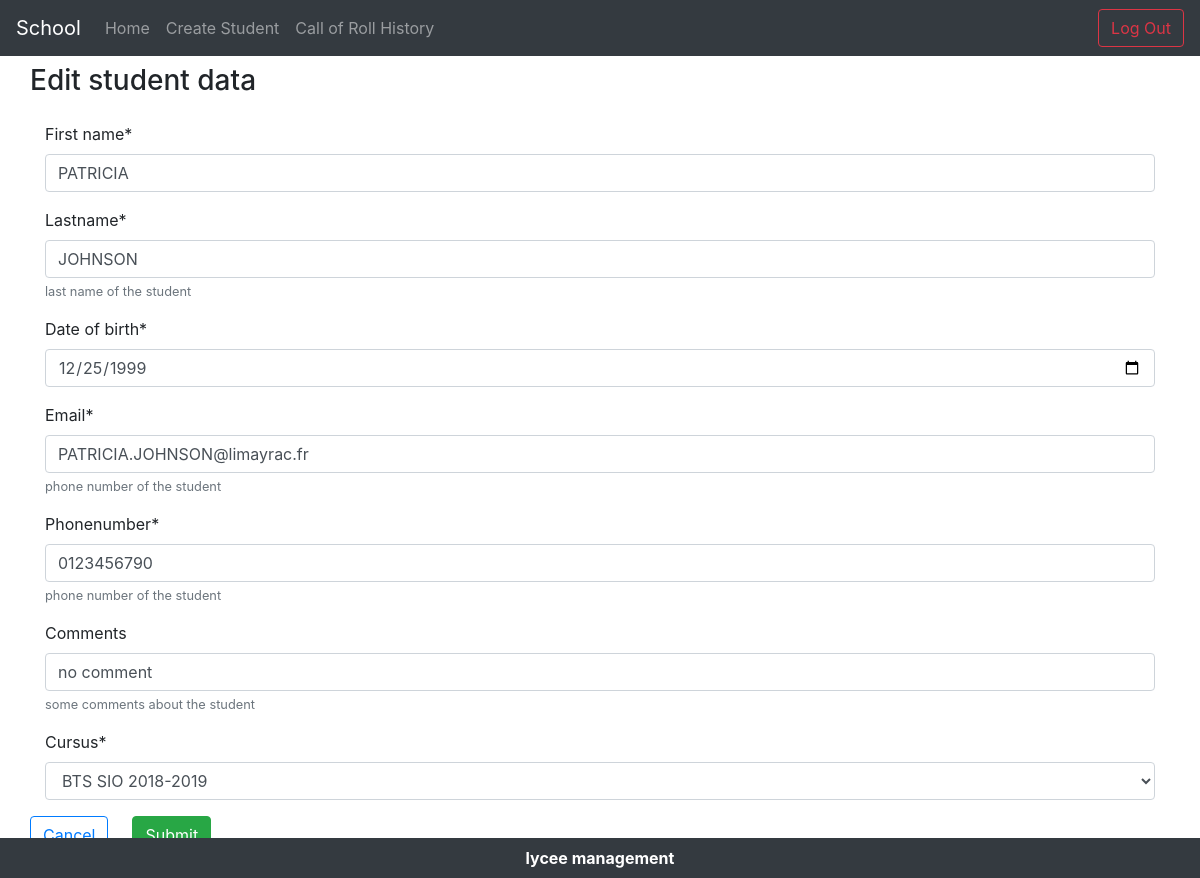
Screenshot of /lycee/student/edit/6 (signed in) with the database file from the repository.
### lycee/models.py (models this page shows, shortened)
class Student(models.Model):
  first_name = models.CharField(
    max_length=50,
    blank=False,
    null=False
    )
  birth_date = models.DateField(
    verbose_name='date of birth',
    blank=False,
    null=True
    )
  last_name = models.CharField(
    verbose_name="lastname",
    help_text="last name of the student",
    blank=False, # pas de champ vide
    null=False, # pas de champ null (a conjuguer avec default
    max_length=255, # taille maximale du champ
    )
  phone = models.CharField(
    verbose_name="phonenumber",
    help_text="phone number of the student",
    blank=False, # pas de champ vide
    null=False, # pas de champ null (a conjuguer avec default
    default="0999999999",
    max_length=10, # taille maximale du champ
    )
  email = models.EmailField(
    verbose_name="email",
    help_text="phone number of the student",
    blank=False, # pas de champ vide
    null=False, # pas de champ null (a conjuguer avec default
    default="x@y.z",
    max_length=255, # taille maximale du champ
    )
  comments = models.CharField(
    verbose_name="comments",
    help_text="some comments about the student",
    blank=True,
    null=False, # pas de champ null (a conjuguer avec default
    max_length=255, # taille maximale du champ
    )
  cursus = models.ForeignKey(
    Cursus,
    on_delete=models.CASCADE, # necessaire selon la version de Django
    null=True
    )

### lycee/views.py (the view, shortened to what this page needs)
# urls.py: url(r'^student/edit/(?P<pk>\d+)$', StudentEditView.as_view(), name='update_student'),
class StudentEditView(UpdateView):
  model = Student
  form_class = StudentForm
  template_name = "lycee/student/student_update_form.html"
  template_name_suffix = '_update_form'

### lycee/form.py
class StudentForm(ModelForm):
  class Meta:
    model = Student
    fields = (
      "first_name",
      "last_name",
      "birth_date",
      "email",
      "phone",
      "comments",
      "cursus",
    )
    widgets = {
        'birth_date': forms.DateInput(format=('%Y-%m-%d'), attrs={'class':'form-control datepicker', 'type':'date'}),
        }

### lycee/models.py (called while the page is built)
  def __str__(self):
    return self.name + " " + self.scholar_year

### lycee/templates/lycee/student/student_update_form.html (shortened to what this page needs)
{% extends "master.html" %}
{% if student %}
    {% block title %}
        Edit student data
    {% endblock %}
    {% block content %}
      {% load crispy_forms_tags %}
      <form method="post" class="mt-3">
        {{ form|crispy }}
        <div class="boutons row">
            <button class="btn btn-outline-primary mr-4"><a href="/lycee/">Cancel</a></button>
            <button type="submit" class="btn btn-success radius d-flex">Submit</button>
        </div>
    </form>
    {% endblock %}
{% else %}
     <p>No student to show.</p>
{% endif %}

### rows the page displays
Student: first_name "PATRICIA", last_name "JOHNSON", birth_date "12/25/1999", email "PATRICIA.JOHNSON@limayrac.fr", phone "0123456790", comments "no comment", cursus "BTS SIO 2018-2019"
